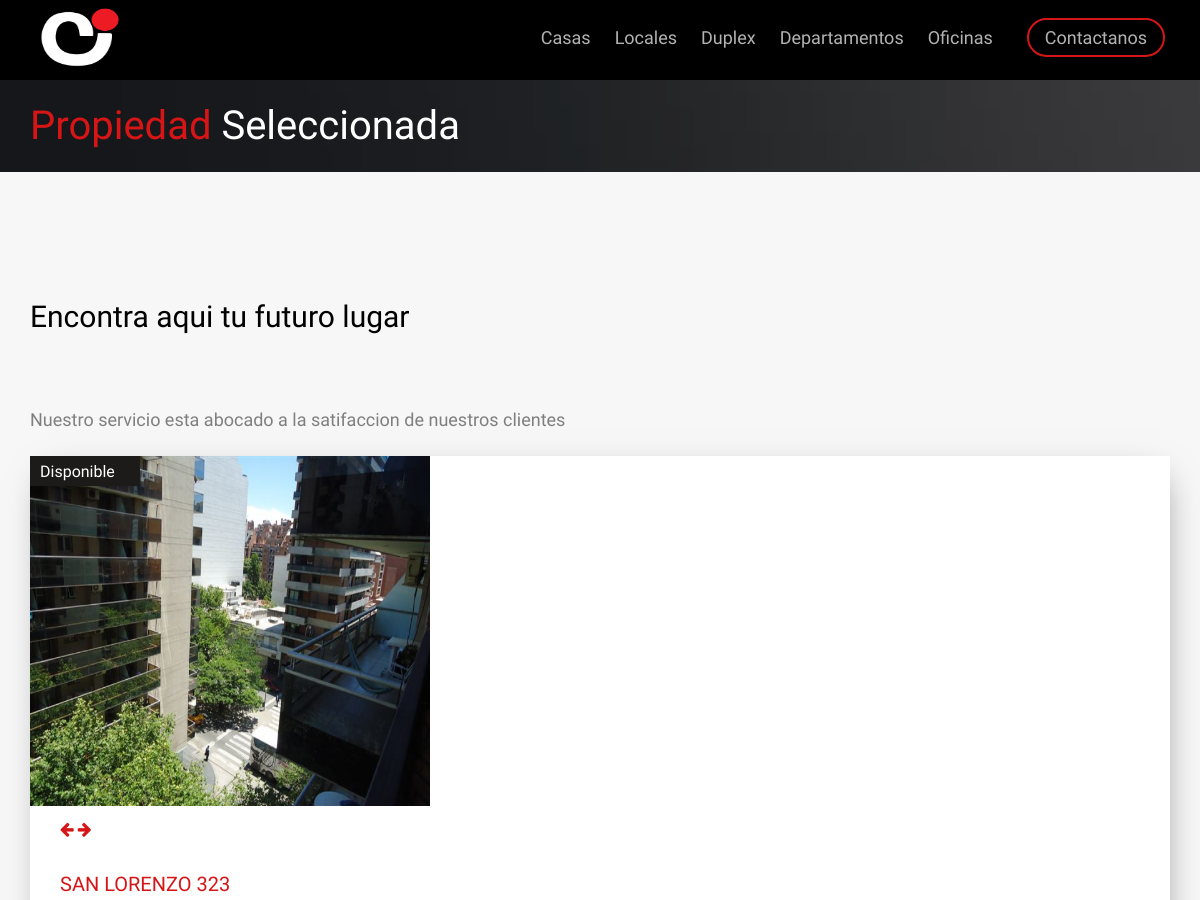
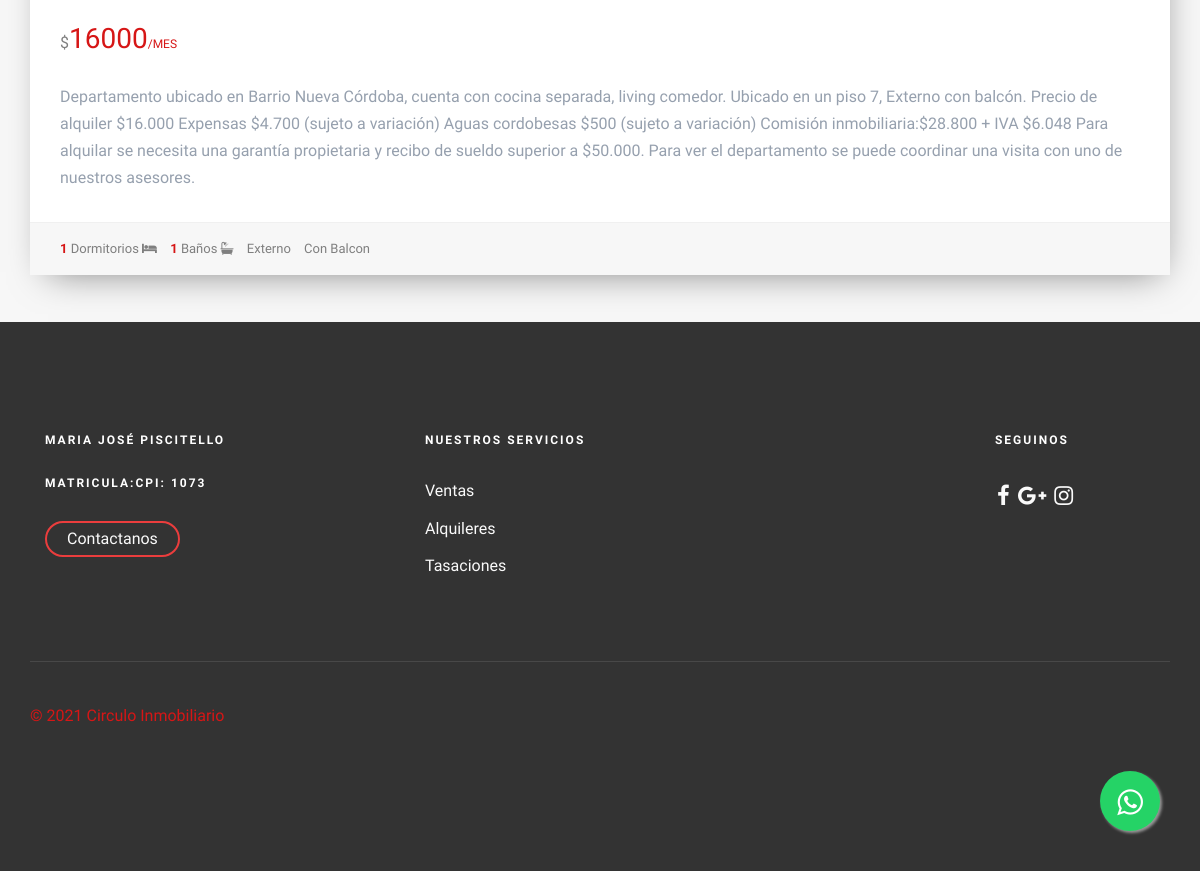
/alquileres/article/15/, run on the app's committed database (2 pictures, top to bottom).
### Alquileres/models.py (models this page shows, shortened)
class PostImagenes(models.Model):
    post= models.ForeignKey(PostAlquiler, default =None ,on_delete=models.CASCADE)
    image = models.ImageField(upload_to ="Imagenes",verbose_name="Imagenes")
    class Meta:
        verbose_name="Agregar una Imagen"
        verbose_name_plural="Agregar mas Imagenes"

class PostAlquiler(models.Model):
    balcon=(('Con Balcon','Con Balcon'),('',''))
    balcon = models.CharField(max_length=100, choices = balcon,default="Con Balcon", null=True, blank=True)
    frente= (('Externo','Externo'),('Contrafrente','Contrafrente'))
    frente = models.CharField(max_length=100,choices=frente, default = "Externo")
    title=  models.CharField(max_length=200, verbose_name="Titulo ")
    content = models.TextField(verbose_name="Contenido",max_length=800,)
    imagen = models.ImageField(verbose_name="Imagen", blank =True ,null =True,upload_to="Alquileres")
    price = models.IntegerField(verbose_name="Precio")
    ambientes = models.IntegerField(verbose_name="Dormitorios o Ambientes",blank =True ,null =True)
    superficie= models.IntegerField(verbose_name="Superficie (locales u oficinas)",blank =True,null =True )
    baños= models.IntegerField(verbose_name="Baños",blank = True,null =True)
    plantas= models.IntegerField(verbose_name="Plantas (locales u oficinas)", blank = True,null =True)
    autor = models.ForeignKey(User,verbose_name="Autor", on_delete=models.CASCADE)
    categories= models.ManyToManyField(Category, verbose_name="Categoria")
    created = models.DateTimeField(auto_now_add=True, verbose_name="Creado")
    updated = models.DateTimeField(auto_now=True, verbose_name="Editado")
    class Meta:
            verbose_name="Publicacion"
            verbose_name_plural="Plublicaciones"
            ordering= ["-created"]

### Alquileres/views.py (the view)
# urls.py: path('article/<int:postalquiler_id>/', views.article, name = "article"),
def article(request, postalquiler_id):
    articles = get_object_or_404(PostAlquiler, pk = postalquiler_id)
    return render (request,'Alquileres/article.html',{'articles' : articles})

### Alquileres/templates/Alquileres/article.html (shortened to what this page needs)
{% extends 'App1/base.html'%} {% load static %} {% block header %}
<div id="fh5co-page">
    <header id="fh5co-header" role="banner">
        <div class="container">
            <div class="row">
                <div class="header-inner">
                    <span class="rounded-circle"><a href="{% url 'inicio' %}"><img src="{% static 'Appp1/images/1_negro.png' %}" style="margin-top: 8px" width="90px" height="60px"> </img>
                    <nav role="navigation">
                        <ul>
                            <li><a href="{% url 'alqui_casas' %}">Casas</a></li>
                            <li><a href="{% url  'alqui_locales' %} ">Locales</a></li>
                            <li><a href="{% url 'alqui_duplex' %}">Duplex</a></li>
                            <li><a href="{% url 'alqui_departamentos' %}">Departamentos</a></li>
                            <li><a href="{% url 'alqui_oficinas' %}">Oficinas</a></li>
                            <li class="cta"><a href="{% url 'contacto' %}">Contactanos</a></li>
                        </ul>
                    </nav>
                </div>
            </div>
        </div>
    </header>
    {% endblock %} {% block content %}
    <div class="fh5co-page-title" style="background-image: url({% static 'Appp1/images/slide_6.jpg'%});">
        <div class="overlay"></div>
        <div class="container">
            <div class="row">
                <div class="col-md-12 animate-box">
                    <h1><span class="colored">Propiedad</span> Seleccionada</h1>
                </div>
            </div>
        </div>
</div>
<div id="best-deal">
    <div class="container">
        <div class="row">
            <div class="col-md-12 text-center fh5co-heading animate-box" data-animate-effect="fadeIn">
                <h2>Encontra aqui tu futuro lugar </h2>
                <p>Nuestro servicio esta abocado a la satifaccion de nuestros clientes </p>
            </div>
            <div class="col-md-12 item-block animate-box" data-animate-effect="fadeIn">
                <div class="fh5co-property property-individual">
                    <figure>
                        <a href="#" id="available" class="tag"> Disponible </a>
                        <div id="carouselExampleControls" style="width: 100%" class="carousel slide" data-ride="carousel">
                            <div class="carousel-inner" data-toggle="modal" data-target="#galleryModal">
                                {% for pi in articles.postimagenes_set.all %}
                                <div class="item{% if forloop.first %} active {% endif %}">
                                    <img class="carousel-inner" src="{{pi.image.url}}" alt="First slide">
                                </div>
                                {% endfor %}
                            </div>
                            <div class="carousel-controls">
                                <a class="carousel-control-prev" href="#carouselExampleControls" role="button" data-slide="prev">
                                    <i class="fa fa-arrow-left"></i>
                                </a>
                                <a class="carousel-control-next" href="#carouselExampleControls" role="button" data-slide="next">
                                    <i class="fa fa-arrow-right"></i>
                                </a>
                            </div>
                        </div>
                    </figure>
                    <div class="fh5co-property-innter">
                        <h3><a href="#">{{articles.title}}</a></h3>
                        <div class="price-status">
                            <span class="per">$</span><span class="price">{{articles.price}}<span class="per">/Mes</span></span>
                        </div>
                        <p>{{articles.content}} </p>
                    </div>
                    <p class="fh5co-property-specification">
                        <span>
                                <strong>{{articles.ambientes}} </strong>
                                Dormitorios
                                <i class="fa fa-bed"></i>
                            </span>
                        <span>
                                <strong>
                                {{articles.baños}}
                                </strong>
                                Baños
                                <i class="fa fa-bath"></i>
                            </span>
                        <span>{{articles.frente}}</span>
                        <span>   {% if articles.balcon %} {{articles.balcon}} {% endif %} </span>
                    </p>
                </div>
            </div>
        </div>
    </div>
    {% endblock %}

### App1/static/Appp1/css/icomoon.css (style rules this page uses)
.fa { font-family: 'FontAwesome' !important; }

### data on the page
PostImagenes: image (picture)
PostAlquiler: title "SAN LORENZO 323", price "16000", content "Departamento ubicado en Barrio Nueva Córdoba, cuenta con cocina separada, living comedor. Ubicado en un piso 7, Externo con balcón. Precio de alquiler $16.000 Expensas $4.700 (sujeto a variación) Aguas cordobesas $500 (sujeto a variación) Comisión inmobiliaria:$28.800 + IVA $6.048 Para alquilar se necesita una garantía propietaria y recibo de sueldo superior a $50.000. Para ver el departamento se puede coordinar una visita con uno de nuestros asesores.", ambientes "1", baños "1", frente "Externo", balcon "Con Balcon"
